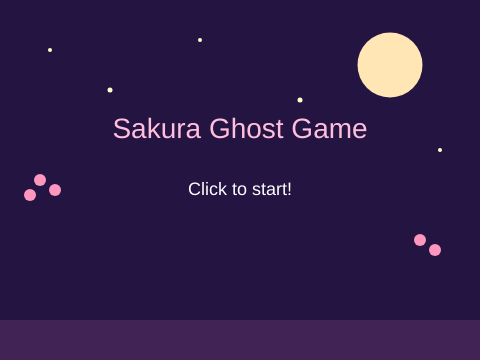
Frame 1 (no input)
Frame 60 (no input): identical to frame 1, image omitted
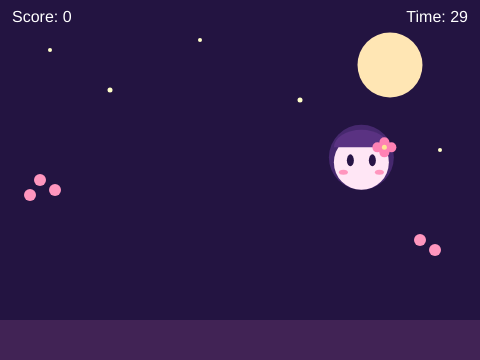
Frame 120 (the mouse pressed at the canvas centre since frame 60)

The p5.js sketch that drew these frames (run headless with seeded random() and noise() and a simulated clock; from frame 60 on, the mouse is pressed at the canvas centre):

// p5.js sketch
// ── sketch.js

let ghost;
let score = 0;
let duration = 30;
let startTime;
let state = 'start';
let spawnEvery = 60;

function setup() {
  createCanvas(480, 360);
  spawnGhost();
}

function draw() {
  // Background
  background(35, 20, 65);

  // Moon
  fill(255, 230, 180);
  noStroke();
  ellipse(390, 65, 65, 65);

  // Stars
  fill(255, 255, 200);
  ellipse(50, 50, 4, 4);
  ellipse(110, 90, 5, 5);
  ellipse(200, 40, 4, 4);
  ellipse(300, 100, 5, 5);
  ellipse(440, 150, 4, 4);

  // Cherry blossom decorations
  fill(255, 150, 190);
  ellipse(40, 180, 12, 12);
  ellipse(55, 190, 12, 12);
  ellipse(30, 195, 12, 12);
  ellipse(420, 240, 12, 12);
  ellipse(435, 250, 12, 12);

  // Ground
  fill(65, 35, 85);
  rect(0, 320, 480, 40);

  // Start screen
  if (state === 'start') {
    textAlign(CENTER, CENTER);
    fill(255, 190, 220);
    textSize(28);
    text("Sakura Ghost Game", width / 2, 130);

    fill(255);
    textSize(18);
    text("Click to start!", width / 2, 190);
    return;
  }

  // Game over screen
  if (state === 'over') {
    textAlign(CENTER, CENTER);
    fill(255, 180, 220);
    textSize(28);
    text("Game Over!", width / 2, 130);

    fill(255);
    textSize(20);
    text("Score: " + score, width / 2, 180);
    text("Click to play again", width / 2, 220);
    return;
  }

  // Calculate remaining time
  let elapsed = (millis() - startTime) / 1000;
  let timeLeft = max(0, duration - elapsed);

  // End game
  if (timeLeft <= 0) {
    state = 'over';
    return;
  }

  // Spawn new ghost
  if (frameCount % spawnEvery === 0) {
    spawnGhost();
  }

  // Draw anime ghost
  drawGhost(ghost.x, ghost.y);

  // Score
  textAlign(LEFT, TOP);
  fill(255);
  textSize(16);
  text("Score: " + score, 12, 10);

  // Timer
  textAlign(RIGHT, TOP);
  text("Time: " + ceil(timeLeft), width - 12, 10);
}

// Mouse interaction
function mousePressed() {

  if (state === 'start' || state === 'over') {
    state = 'play';
    score = 0;
    startTime = millis();
    spawnGhost();
    return;
  }

  if (dist(mouseX, mouseY, ghost.x, ghost.y) < 30) {
    score++;
    spawnGhost();
  }
}

// Spawn ghost randomly
function spawnGhost() {
  ghost = {
    x: random(40, width - 40),
    y: random(100, height - 50)
  };
}

// Draw simple anime ghost
function drawGhost(x, y) {

  // Hair
  fill(70, 40, 110);
  ellipse(x, y - 5, 65, 65);

  // Face
  fill(255, 230, 245);
  ellipse(x, y, 55, 55);

  // Hair fringe
  fill(90, 50, 130);
  arc(x, y - 15, 55, 35, PI, TWO_PI);

  // Eyes
  fill(40, 20, 70);
  ellipse(x - 11, y - 2, 7, 12);
  ellipse(x + 11, y - 2, 7, 12);

  // Pink cheeks
  fill(255, 150, 190);
  ellipse(x - 18, y + 10, 9, 5);
  ellipse(x + 18, y + 10, 9, 5);

  // Hair flower
  fill(255, 130, 180);
  ellipse(x + 23, y - 20, 10, 10);
  ellipse(x + 30, y - 15, 10, 10);
  ellipse(x + 23, y - 10, 10, 10);
  ellipse(x + 16, y - 15, 10, 10);

  fill(255, 230, 150);
  ellipse(x + 23, y - 15, 5, 5);
}
